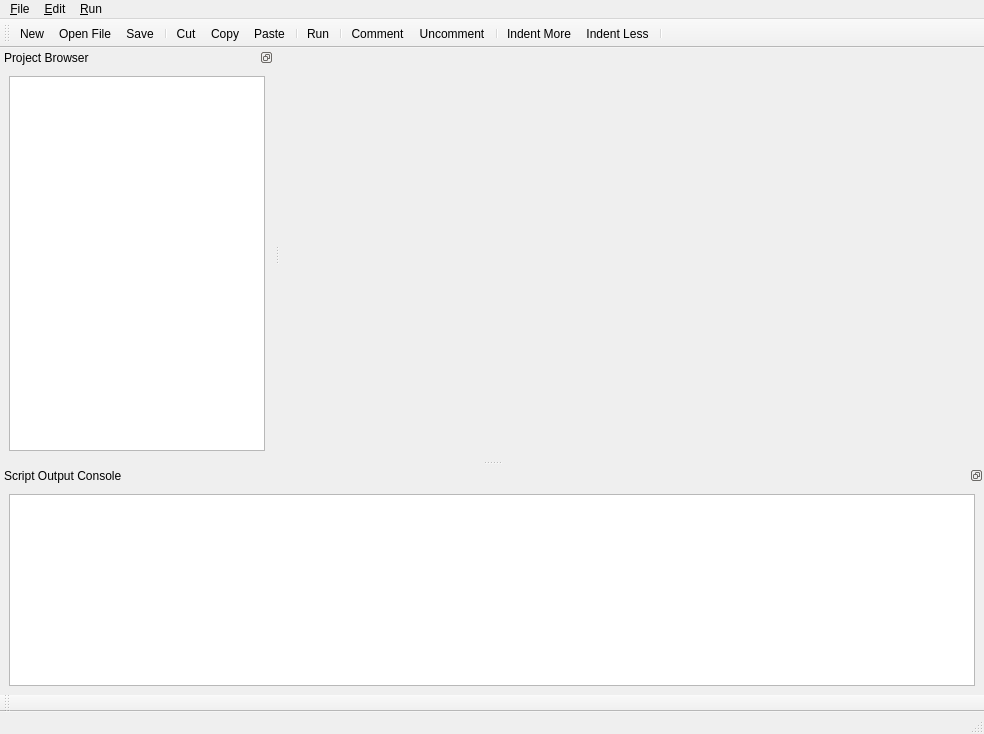
<?xml version="1.0" encoding="UTF-8"?>
<ui version="4.0">
 <class>PythonEditor</class>
 <widget class="QMainWindow" name="PythonEditor">
  <property name="geometry">
   <rect>
    <x>0</x>
    <y>0</y>
    <width>984</width>
    <height>734</height>
   </rect>
  </property>
  <property name="sizePolicy">
   <sizepolicy hsizetype="Expanding" vsizetype="Expanding">
    <horstretch>0</horstretch>
    <verstretch>0</verstretch>
   </sizepolicy>
  </property>
  <property name="windowTitle">
   <string>ACloudViewer - Python Editor</string>
  </property>
  <property name="windowIcon">
   <iconset resource="../qPythonRuntime.qrc">
    <normaloff>:/CC/plugin/PythonRuntime/images/python-editor-icon.png</normaloff>:/CC/plugin/PythonRuntime/images/python-editor-icon.png</iconset>
  </property>
  <property name="documentMode">
   <bool>true</bool>
  </property>
  <widget class="QWidget" name="centralwidget"/>
  <widget class="QMenuBar" name="menubar">
   <property name="geometry">
    <rect>
     <x>0</x>
     <y>0</y>
     <width>984</width>
     <height>20</height>
    </rect>
   </property>
   <widget class="QMenu" name="menuFile">
    <property name="title">
     <string>&amp;File</string>
    </property>
    <addaction name="actionNew"/>
    <addaction name="actionOpen"/>
    <addaction name="actionOpenFolder"/>
    <addaction name="actionSave"/>
    <addaction name="actionSaveAs"/>
    <addaction name="actionClose"/>
    <addaction name="actionSettings"/>
   </widget>
   <widget class="QMenu" name="menuRun">
    <property name="title">
     <string>&amp;Run</string>
    </property>
    <addaction name="actionRun"/>
   </widget>
   <widget class="QMenu" name="menuEdit">
    <property name="title">
     <string>&amp;Edit</string>
    </property>
    <addaction name="actionCut"/>
    <addaction name="actionCopy"/>
    <addaction name="actionPaste"/>
    <addaction name="actionDelete"/>
    <addaction name="actionSelectAll"/>
    <addaction name="actionComment"/>
    <addaction name="actionUncomment"/>
    <addaction name="actionIndentMore"/>
    <addaction name="actionIndentLess"/>
   </widget>
   <addaction name="menuFile"/>
   <addaction name="menuEdit"/>
   <addaction name="menuRun"/>
  </widget>
  <widget class="QToolBar" name="toolBar">
   <property name="minimumSize">
    <size>
     <width>0</width>
     <height>0</height>
    </size>
   </property>
   <property name="windowTitle">
    <string>toolBar</string>
   </property>
   <property name="iconSize">
    <size>
     <width>16</width>
     <height>16</height>
    </size>
   </property>
   <attribute name="toolBarArea">
    <enum>TopToolBarArea</enum>
   </attribute>
   <attribute name="toolBarBreak">
    <bool>false</bool>
   </attribute>
   <addaction name="actionNew"/>
   <addaction name="actionOpen"/>
   <addaction name="actionSave"/>
   <addaction name="separator"/>
   <addaction name="actionCut"/>
   <addaction name="actionCopy"/>
   <addaction name="actionPaste"/>
   <addaction name="separator"/>
   <addaction name="actionRun"/>
   <addaction name="separator"/>
   <addaction name="actionComment"/>
   <addaction name="actionUncomment"/>
   <addaction name="separator"/>
   <addaction name="actionIndentMore"/>
   <addaction name="actionIndentLess"/>
   <addaction name="separator"/>
  </widget>
  <widget class="QDockWidget" name="projectBrowser">
   <property name="sizePolicy">
    <sizepolicy hsizetype="Preferred" vsizetype="Preferred">
     <horstretch>0</horstretch>
     <verstretch>0</verstretch>
    </sizepolicy>
   </property>
   <property name="minimumSize">
    <size>
     <width>146</width>
     <height>319</height>
    </size>
   </property>
   <property name="font">
    <font>
     <family>Segoe UI</family>
     <pointsize>9</pointsize>
    </font>
   </property>
   <property name="features">
    <set>QDockWidget::DockWidgetFloatable|QDockWidget::DockWidgetMovable</set>
   </property>
   <property name="windowTitle">
    <string>Project Browser</string>
   </property>
   <attribute name="dockWidgetArea">
    <number>1</number>
   </attribute>
   <widget class="QWidget" name="dockWidgetContents">
    <layout class="QVBoxLayout">
     <item>
      <widget class="ProjectView" name="projectTreeView">
       <property name="sizePolicy">
        <sizepolicy hsizetype="MinimumExpanding" vsizetype="MinimumExpanding">
         <horstretch>0</horstretch>
         <verstretch>0</verstretch>
        </sizepolicy>
       </property>
       <property name="minimumSize">
        <size>
         <width>126</width>
         <height>234</height>
        </size>
       </property>
       <property name="autoFillBackground">
        <bool>false</bool>
       </property>
       <property name="frameShape">
        <enum>QFrame::StyledPanel</enum>
       </property>
       <property name="uniformRowHeights">
        <bool>true</bool>
       </property>
      </widget>
     </item>
    </layout>
   </widget>
  </widget>
  <widget class="QDockWidget" name="scriptOutputConsoleDock">
   <property name="features">
    <set>QDockWidget::DockWidgetFloatable|QDockWidget::DockWidgetMovable</set>
   </property>
   <property name="windowTitle">
    <string>Script Output Console</string>
   </property>
   <attribute name="dockWidgetArea">
    <number>8</number>
   </attribute>
   <widget class="QWidget" name="dockWidgetContents2">
    <layout class="QVBoxLayout">
     <item>
      <widget class="QListWidget" name="scriptOutputConsole"/>
     </item>
    </layout>
   </widget>
  </widget>
  <widget class="QToolBar" name="viewsToolBar">
   <property name="windowTitle">
    <string>toolBar_2</string>
   </property>
   <attribute name="toolBarArea">
    <enum>BottomToolBarArea</enum>
   </attribute>
   <attribute name="toolBarBreak">
    <bool>false</bool>
   </attribute>
  </widget>
  <widget class="QStatusBar" name="statusbar"/>
  <action name="actionNew">
   <property name="icon">
    <iconset resource="../qPythonRuntime.qrc">
     <normaloff>:/CC/plugin/PythonRuntime/images/editor/plus.png</normaloff>:/CC/plugin/PythonRuntime/images/editor/plus.png</iconset>
   </property>
   <property name="text">
    <string>&amp;New</string>
   </property>
   <property name="shortcut">
    <string>Ctrl+N</string>
   </property>
   <property name="shortcutContext">
    <enum>Qt::WidgetWithChildrenShortcut</enum>
   </property>
  </action>
  <action name="actionOpen">
   <property name="icon">
    <iconset resource="../qPythonRuntime.qrc">
     <normaloff>:/CC/plugin/PythonRuntime/images/editor/ccOpen.png</normaloff>:/CC/plugin/PythonRuntime/images/editor/ccOpen.png</iconset>
   </property>
   <property name="text">
    <string>&amp;Open File</string>
   </property>
   <property name="shortcut">
    <string>Ctrl+O</string>
   </property>
  </action>
  <action name="actionSave">
   <property name="icon">
    <iconset resource="../qPythonRuntime.qrc">
     <normaloff>:/CC/plugin/PythonRuntime/images/editor/ccSave.png</normaloff>:/CC/plugin/PythonRuntime/images/editor/ccSave.png</iconset>
   </property>
   <property name="text">
    <string>Save</string>
   </property>
   <property name="shortcut">
    <string>Ctrl+S</string>
   </property>
  </action>
  <action name="actionSaveAs">
   <property name="text">
    <string>Save As...</string>
   </property>
   <property name="shortcut">
    <string>Ctrl+Shift+S</string>
   </property>
  </action>
  <action name="actionClose">
   <property name="text">
    <string>Close and Return to ACloudViewer</string>
   </property>
   <property name="toolTip">
    <string>Close and Return to ACloudViewer</string>
   </property>
   <property name="shortcut">
    <string>Alt+Q</string>
   </property>
  </action>
  <action name="actionRun">
   <property name="icon">
    <iconset resource="../qPythonRuntime.qrc">
     <normaloff>:/CC/plugin/PythonRuntime/images/editor/arrow_right.png</normaloff>:/CC/plugin/PythonRuntime/images/editor/arrow_right.png</iconset>
   </property>
   <property name="text">
    <string>Run</string>
   </property>
   <property name="shortcut">
    <string>F5</string>
   </property>
  </action>
  <action name="actionCut">
   <property name="icon">
    <iconset resource="../qPythonRuntime.qrc">
     <normaloff>:/CC/plugin/PythonRuntime/images/editor/ccSegment.png</normaloff>:/CC/plugin/PythonRuntime/images/editor/ccSegment.png</iconset>
   </property>
   <property name="text">
    <string>Cu&amp;t</string>
   </property>
  </action>
  <action name="actionCopy">
   <property name="icon">
    <iconset resource="../qPythonRuntime.qrc">
     <normaloff>:/CC/plugin/PythonRuntime/images/editor/copy.png</normaloff>:/CC/plugin/PythonRuntime/images/editor/copy.png</iconset>
   </property>
   <property name="text">
    <string>&amp;Copy</string>
   </property>
  </action>
  <action name="actionPaste">
   <property name="icon">
    <iconset resource="../qPythonRuntime.qrc">
     <normaloff>:/CC/plugin/PythonRuntime/images/editor/paste.png</normaloff>:/CC/plugin/PythonRuntime/images/editor/paste.png</iconset>
   </property>
   <property name="text">
    <string>&amp;Paste</string>
   </property>
  </action>
  <action name="actionDelete">
   <property name="text">
    <string>&amp;Delete</string>
   </property>
  </action>
  <action name="actionSelectAll">
   <property name="text">
    <string>&amp;Select All</string>
   </property>
  </action>
  <action name="actionReset_Chai_to_initial_state">
   <property name="text">
    <string>Reset Chai to initial state</string>
   </property>
  </action>
  <action name="actionSave_Chai_state">
   <property name="text">
    <string>Save Chai state</string>
   </property>
  </action>
  <action name="actionReset_chai_to_last_save">
   <property name="text">
    <string>Reset chai to last save</string>
   </property>
  </action>
  <action name="actionComment">
   <property name="icon">
    <iconset resource="../qPythonRuntime.qrc">
     <normaloff>:/CC/plugin/PythonRuntime/images/editor/comment.png</normaloff>:/CC/plugin/PythonRuntime/images/editor/comment.png</iconset>
   </property>
   <property name="text">
    <string>Comment</string>
   </property>
   <property name="shortcut">
    <string>Ctrl+K, Ctrl+C</string>
   </property>
  </action>
  <action name="actionUncomment">
   <property name="icon">
    <iconset resource="../qPythonRuntime.qrc">
     <normaloff>:/CC/plugin/PythonRuntime/images/editor/uncomment.png</normaloff>:/CC/plugin/PythonRuntime/images/editor/uncomment.png</iconset>
   </property>
   <property name="text">
    <string>Uncomment</string>
   </property>
   <property name="shortcut">
    <string>Ctrl+K, Ctrl+U</string>
   </property>
  </action>
  <action name="actionIndentMore">
   <property name="icon">
    <iconset resource="../qPythonRuntime.qrc">
     <normaloff>:/CC/plugin/PythonRuntime/images/editor/indent_more.png</normaloff>:/CC/plugin/PythonRuntime/images/editor/indent_more.png</iconset>
   </property>
   <property name="text">
    <string>Indent More</string>
   </property>
  </action>
  <action name="actionIndentLess">
   <property name="icon">
    <iconset resource="../qPythonRuntime.qrc">
     <normaloff>:/CC/plugin/PythonRuntime/images/editor/indent_less.png</normaloff>:/CC/plugin/PythonRuntime/images/editor/indent_less.png</iconset>
   </property>
   <property name="text">
    <string>Indent Less</string>
   </property>
  </action>
  <action name="actionSettings">
   <property name="text">
    <string>Settings</string>
   </property>
  </action>
  <action name="actionOpenFolder">
   <property name="icon">
    <iconset resource="../qPythonRuntime.qrc">
     <normaloff>:/CC/plugin/PythonRuntime/images/editor/ccOpen.png</normaloff>:/CC/plugin/PythonRuntime/images/editor/ccOpen.png</iconset>
   </property>
   <property name="text">
    <string>Open Folder</string>
   </property>
  </action>
 </widget>
 <customwidgets>
  <customwidget>
   <class>ProjectView</class>
   <extends>QTreeView</extends>
   <header>ProjectView.h</header>
  </customwidget>
 </customwidgets>
 <resources>
  <include location="../qPythonRuntime.qrc"/>
 </resources>
 <connections/>
</ui>
